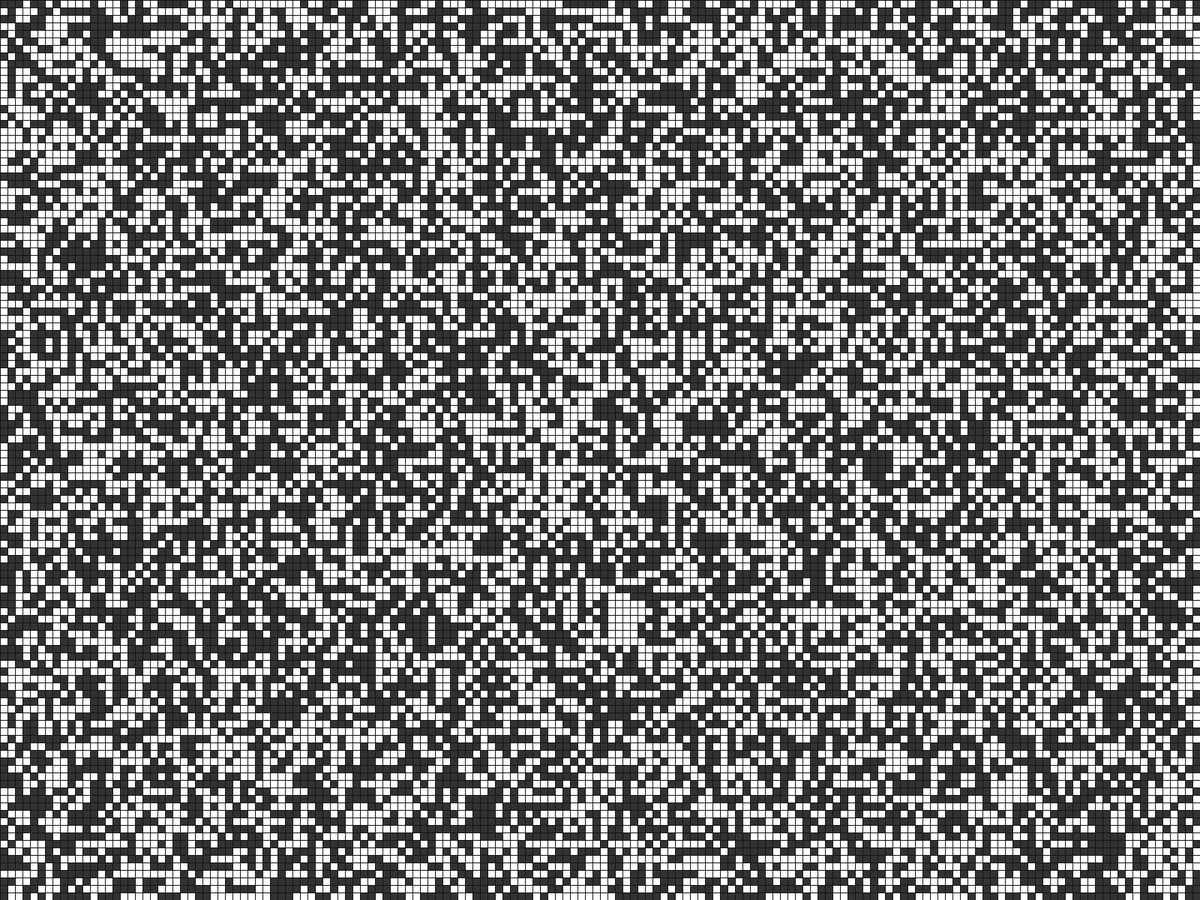
Frame 1 (no input)
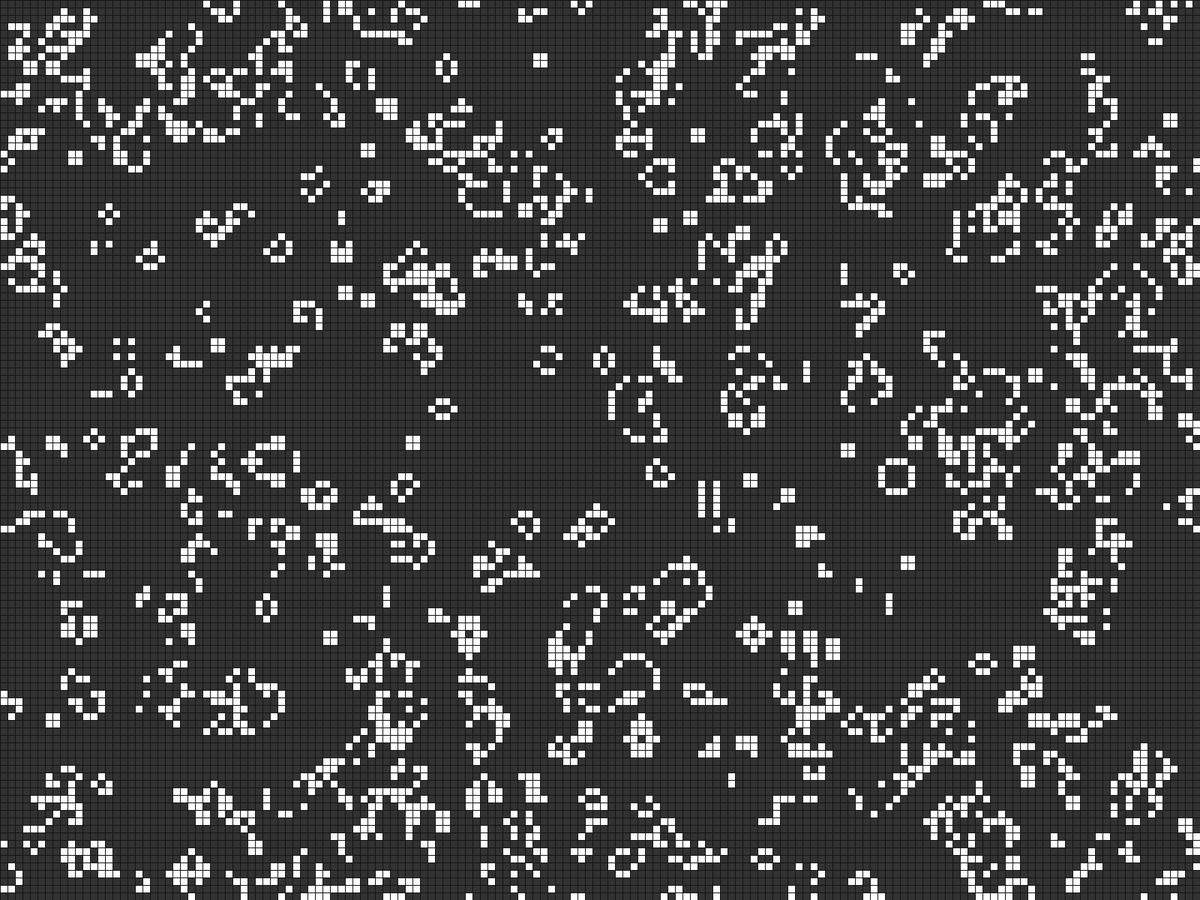
Frame 60 (the mouse pressed at the canvas centre just before this capture)
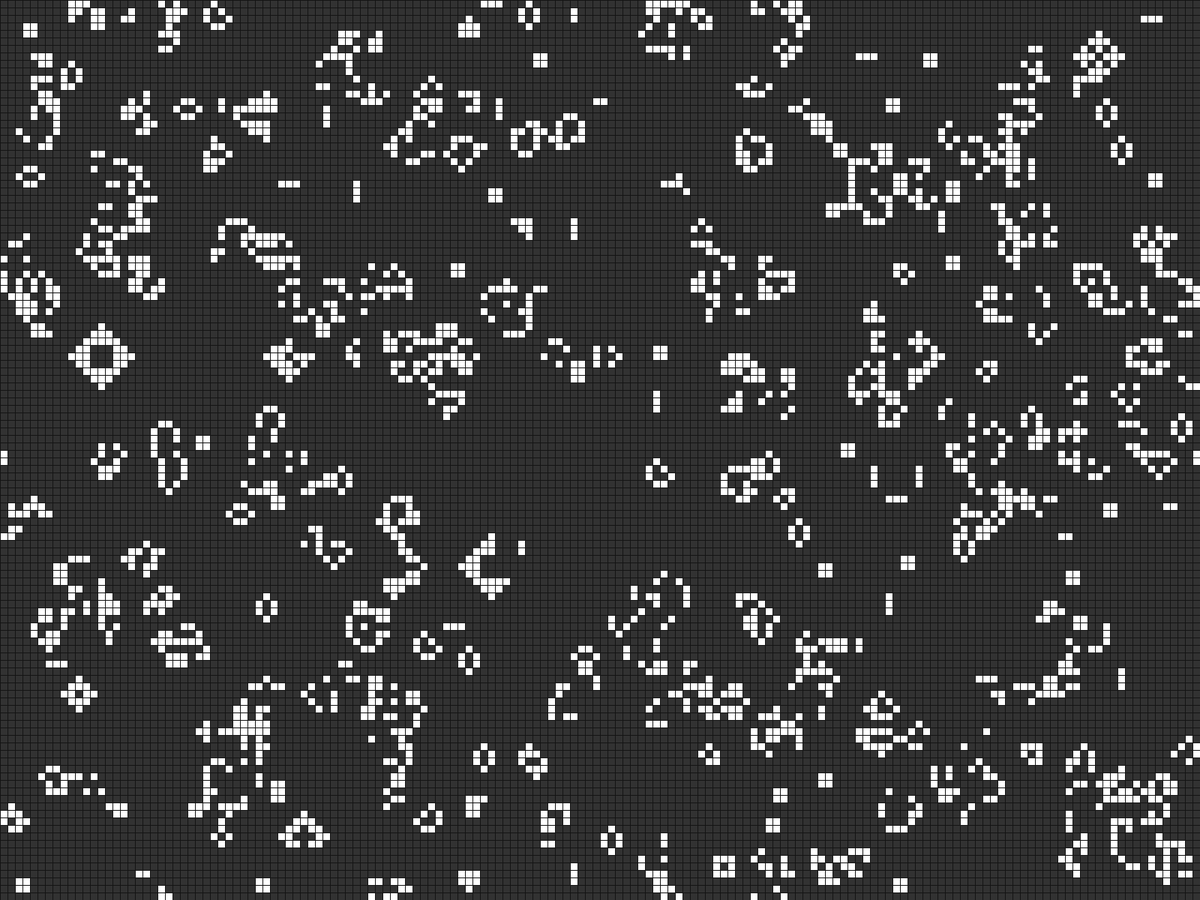
Frame 120 (the mouse held since frame 60 and released just before this capture)

The Processing sketch that drew these frames (run headless with seeded random() and noise(); from frame 60 on, the mouse is pressed at the canvas centre):

// Processing sketch: Game_Of_Life
// ── Game_Of_Life.pde
boolean[][] cells;
boolean[][] nextGenCells;

int cellSize = 10;
int rowCount;
int columnCount;

boolean ALIVE = true;
boolean DEAD = false;

int interval = 3;

void setup() {
  fullScreen();
  frameRate(60);
  stroke(20);

  rowCount = height / cellSize;
  columnCount = width / cellSize;

  cells = new boolean[columnCount][rowCount];
  nextGenCells = new boolean[columnCount][rowCount];

  for (int x = 0; x < columnCount; x++) {
    for (int y = 0; y < rowCount; y++) {
      cells[x][y] = 0.5 > random(0f, 1f);
    }
  }
}

int timer = 0;
boolean paused;

void draw() {
  if (!paused) {
    timer += 1;
  }
  if (timer == interval) {
    for (int x = 0; x < columnCount; x++) {
      for (int y = 0; y < rowCount; y++) {
        nextGenCells[x][y] = getNextState(x, y);
      }
    }

    for (int x = 0; x < columnCount; x++) {
      for (int y = 0; y < rowCount; y++) {
        cells[x][y] = nextGenCells[x][y];
      }
    }

    timer = 0;
  }

  for (int x = 0; x < columnCount; x++) {
    for (int y = 0; y < rowCount; y++) {
      if (cells[x][y] == ALIVE) {
        fill(255);
      } else {
        fill(50);
      }

      rect(x * cellSize, y * cellSize, cellSize, cellSize);
    }
  }

  if (paused && mousePressed) {
    int x = (int)map(mouseX, 0, width, 0, columnCount);
    int y = (int)map(mouseY, 0, height, 0, rowCount);

    if (nextGenCells[x][y] == ALIVE) {
      cells[x][y] = DEAD;
    } else {
      cells[x][y] = ALIVE;
    }
  } else if (paused && !mousePressed) {
    for (int x = 0; x < columnCount; x++) {
      for (int y = 0; y < rowCount; y++) {
        nextGenCells[x][y] = cells[x][y];
      }
    }
  }
}

boolean getNextState(int x, int y) {
  int left = x - 1, right = x + 1, top = y - 1, bottom = y + 1;

  if (x == 0) {
    left = columnCount - 1;
  }
  if (x == columnCount -1) {
    right = 0;
  }
  if (y == 0) {
    top = rowCount - 1;
  }
  if (y == rowCount - 1) {
    bottom = 0;
  }

  PVector topLeft = new PVector(left, top), topCenter = new PVector(x, top), topRight = new PVector(right, top);

  PVector midLeft = new PVector(left, y), midRight = new PVector(right, y);

  PVector bottomLeft = new PVector(left, bottom), bottomCenter = new PVector(x, bottom), bottomRight = new PVector(right, bottom);

  PVector[] neighborPos = {topLeft, topCenter, topRight, midLeft, midRight, bottomLeft, bottomCenter, bottomRight};

  int aliveNeighbors = 0;
  for (PVector v : neighborPos) {
    if (cells[(int)v.x][(int)v.y] == ALIVE) {
      aliveNeighbors++;
    }
  }

  if (cells[x][y] == ALIVE) {
    if (aliveNeighbors == 2 || aliveNeighbors == 3) {
      return ALIVE;
    }
  } else {
    if (aliveNeighbors == 3) {
      return ALIVE;
    }
  }
  return DEAD;
}

void keyPressed() {
  if (key == ' ') {
    paused = !paused;
  }
  if (key == 'r' || key == 'R') {
    for (int x = 0; x < columnCount; x++) {
      for (int y = 0; y < rowCount; y++) {
        cells[x][y] = DEAD;
      }
    }
  }
}
